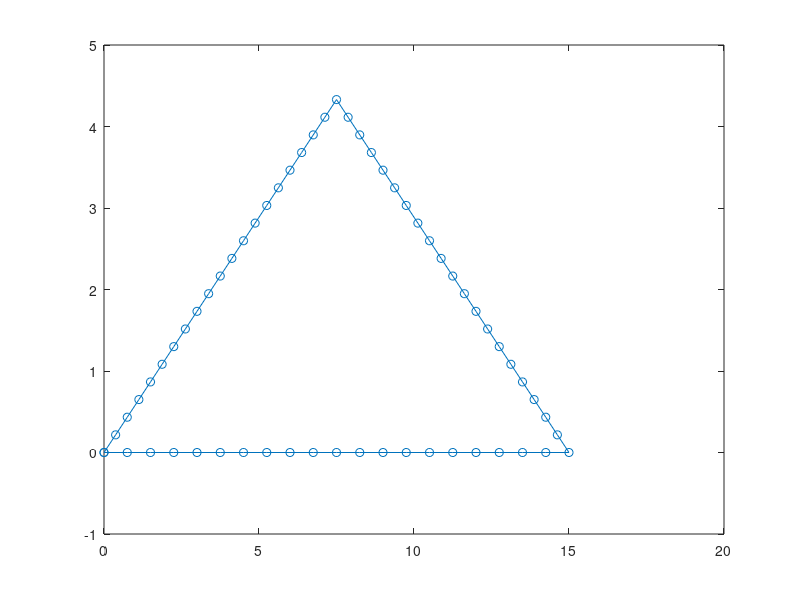

Reproduce this figure in MATLAB.
% Khoang cach 2 banh
l = 10;
% Ban kinh banh xe
r = 3;
% Thoi gian lay mau
dt = 0.05;

x = [0];
y = [0];
theta = [0];
alpha1 = pi/2;
alpha2 = pi / 2 + 2 * pi / 3;
alpha3 = pi / 2 + 4 * pi / 3;
%Hinh tam giac
w1 = [-5, -5, 10];
w2 = [0,  5, -5];
w3 = [5,  0, -5];

%Hinh zigzac
%w1 = [-5,  5, -5,  5];
%w2 = [0,  -5,  0, -5];
%w3 = [5,   0,  5,  0];

%Hinh vuong
%w1 = [-10,   0,  10,  0];
%w2 = [ 5,    5,  -5, -5];
%w3 = [ 5,   -5,  -5,  5];


solanlap = [20,20,20];
k = 1;
%M = [sin(alpha1) sin(alpha2) sin(alpha3); -cos(alpha1) -cos(alpha2) -cos(alpha3);-1/l -1/l -1/l];
for i = 1 : length(w1)
    for j = 1 : solanlap(i)
        M = (r / 3) * [   -sin(alpha1 + theta(k)),       -sin(alpha2 + theta(k)),   -sin(alpha3 + theta(k));
                           cos(alpha1 + theta(k)),        cos(alpha2 + theta(k)),    cos(alpha3 + theta(k));
                           1 / l,                                  1 / l,                              1 / l];
        W = [w1(i);w2(i);w3(i)];
        u = M * W;
        Vx  = u(1);
        Vy  = u(2);
        w   = u(3);

        new_theta = theta(k) + w * dt;
        new_x = x(k) + Vx * dt;
        new_y = y(k) + Vy * dt;

        x = [x new_x];
        y = [y new_y];
        theta = [theta new_theta];
        k = k + 1;
    end
end
plot(x, y, '-o')
